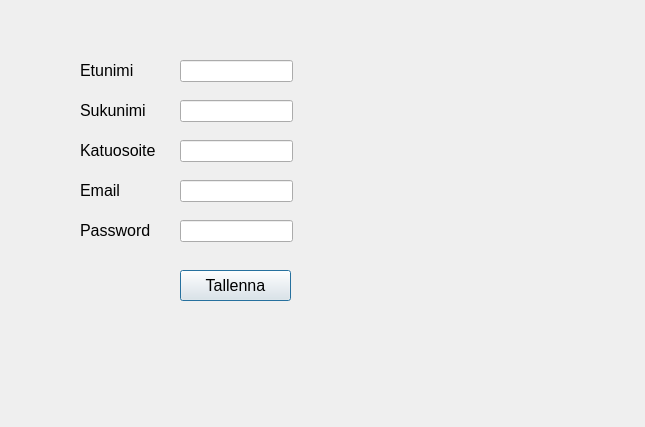
<?xml version="1.0" encoding="UTF-8"?>
<ui version="4.0">
 <class>MyData</class>
 <widget class="QDialog" name="MyData">
  <property name="geometry">
   <rect>
    <x>0</x>
    <y>0</y>
    <width>645</width>
    <height>427</height>
   </rect>
  </property>
  <property name="font">
   <font>
    <pointsize>12</pointsize>
   </font>
  </property>
  <property name="windowTitle">
   <string>Dialog</string>
  </property>
  <widget class="QLabel" name="label">
   <property name="geometry">
    <rect>
     <x>80</x>
     <y>60</y>
     <width>131</width>
     <height>21</height>
    </rect>
   </property>
   <property name="text">
    <string>Etunimi</string>
   </property>
  </widget>
  <widget class="QLabel" name="label_2">
   <property name="geometry">
    <rect>
     <x>80</x>
     <y>180</y>
     <width>131</width>
     <height>21</height>
    </rect>
   </property>
   <property name="text">
    <string>Email</string>
   </property>
  </widget>
  <widget class="QLabel" name="label_3">
   <property name="geometry">
    <rect>
     <x>80</x>
     <y>100</y>
     <width>131</width>
     <height>21</height>
    </rect>
   </property>
   <property name="text">
    <string>Sukunimi</string>
   </property>
  </widget>
  <widget class="QLabel" name="label_4">
   <property name="geometry">
    <rect>
     <x>80</x>
     <y>140</y>
     <width>131</width>
     <height>21</height>
    </rect>
   </property>
   <property name="text">
    <string>Katuosoite</string>
   </property>
  </widget>
  <widget class="QLineEdit" name="textFname">
   <property name="geometry">
    <rect>
     <x>180</x>
     <y>60</y>
     <width>113</width>
     <height>22</height>
    </rect>
   </property>
  </widget>
  <widget class="QLineEdit" name="textEmail">
   <property name="geometry">
    <rect>
     <x>180</x>
     <y>180</y>
     <width>113</width>
     <height>22</height>
    </rect>
   </property>
  </widget>
  <widget class="QLineEdit" name="textAddress">
   <property name="geometry">
    <rect>
     <x>180</x>
     <y>140</y>
     <width>113</width>
     <height>22</height>
    </rect>
   </property>
  </widget>
  <widget class="QLineEdit" name="textLname">
   <property name="geometry">
    <rect>
     <x>180</x>
     <y>100</y>
     <width>113</width>
     <height>22</height>
    </rect>
   </property>
  </widget>
  <widget class="QPushButton" name="btnSave">
   <property name="geometry">
    <rect>
     <x>180</x>
     <y>270</y>
     <width>111</width>
     <height>31</height>
    </rect>
   </property>
   <property name="text">
    <string>Tallenna</string>
   </property>
  </widget>
  <widget class="QLineEdit" name="textPassword">
   <property name="geometry">
    <rect>
     <x>180</x>
     <y>220</y>
     <width>113</width>
     <height>22</height>
    </rect>
   </property>
   <property name="text">
    <string> </string>
   </property>
  </widget>
  <widget class="QLabel" name="label_5">
   <property name="geometry">
    <rect>
     <x>80</x>
     <y>220</y>
     <width>131</width>
     <height>21</height>
    </rect>
   </property>
   <property name="text">
    <string>Password</string>
   </property>
  </widget>
 </widget>
 <resources/>
 <connections/>
</ui>
